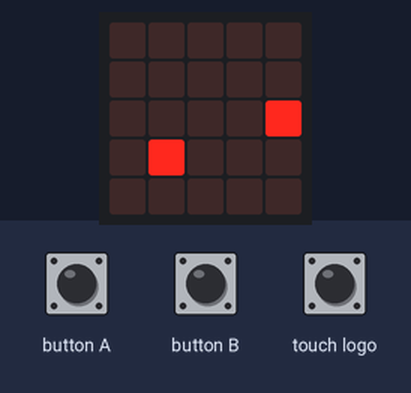
A program run on a simulated BBC micro:bit (MakeCode). On the bench: the board's 5×5 LED display. The inputs (shaded band) are chosen by the test bench. Random numbers come from a fixed seed.

Above: at 1.6 s.
1.7 s: button A pressed for 0.15 s
At 2.8 s:
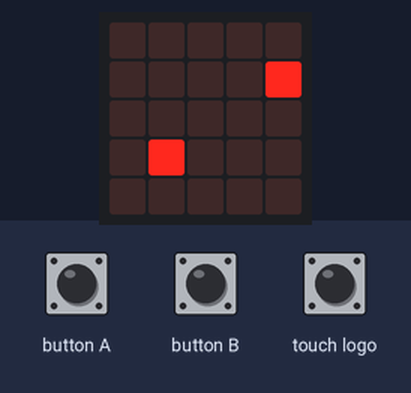
4.8 s: button B pressed for 0.15 s
At 5.9 s:
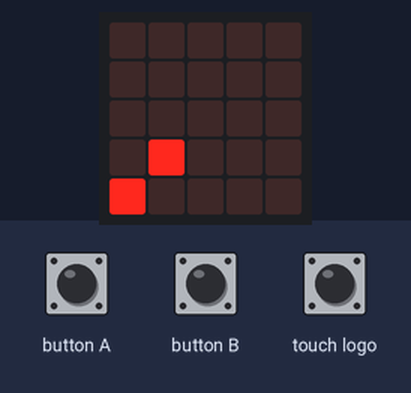
7.9 s: button A pressed for 0.15 s
At 8.9 s:
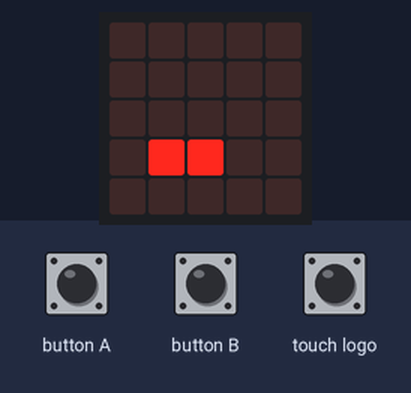
11.0 s: button B pressed for 0.15 s
At 11.5 s:
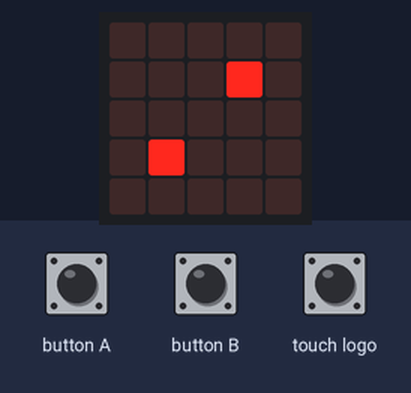
14.1 s: button A pressed for 0.15 s
At 14.9 s:
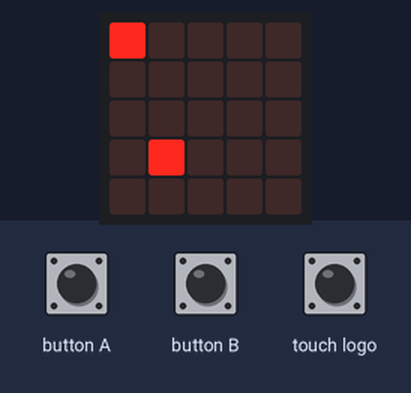
17.2 s: button B pressed for 0.15 s
At 19.1 s:
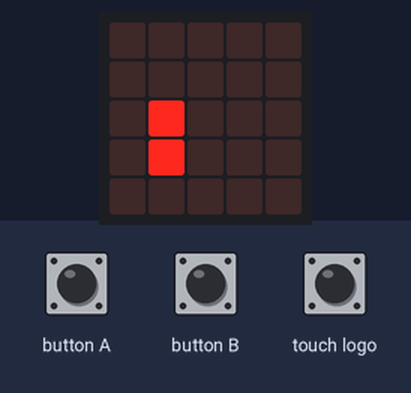
Timing chart, 0 to 20.6 s (numbered marks = the images above; inputs shaded):
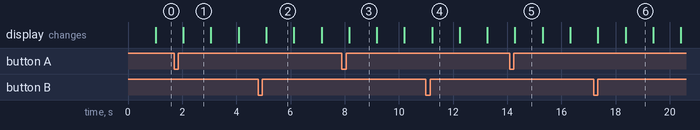

The program:

snake.py
```python
sprite = game.create_sprite(2, 2)
food = game.create_sprite(randint(1, 3), randint(1, 3))

def on_forever():
    global sprite
    if sprite.is_touching_edge():
        if sprite.get(LedSpriteProperty.Y) == 0 and sprite.get(LedSpriteProperty.X) != 0 and sprite.get(LedSpriteProperty.X) != 4 and sprite.get(LedSpriteProperty.DIRECTION) == 0:
            sprite.set_y(4)
        elif sprite.get(LedSpriteProperty.Y) == 4 and sprite.get(LedSpriteProperty.X) != 0 and sprite.get(LedSpriteProperty.X) != 4 and sprite.get(LedSpriteProperty.DIRECTION) == 180:
            sprite.set_y(0)
        elif sprite.get(LedSpriteProperty.X) == 0 and sprite.get(LedSpriteProperty.Y) != 0 and sprite.get(LedSpriteProperty.Y) != 4 and sprite.get(LedSpriteProperty.DIRECTION) == -90:
            sprite.set_x(4)
        elif sprite.get(LedSpriteProperty.X) == 4 and sprite.get(LedSpriteProperty.Y) != 0 and sprite.get(LedSpriteProperty.Y) != 4 and sprite.get(LedSpriteProperty.DIRECTION) == 90:
            sprite.set_x(0)
        elif sprite.get(LedSpriteProperty.X) == 4 and sprite.get(LedSpriteProperty.Y) == 4 and sprite.get(LedSpriteProperty.DIRECTION) == 90:
            sprite.set_x(0)
        elif sprite.get(LedSpriteProperty.X) == 4 and sprite.get(LedSpriteProperty.Y) == 4 and sprite.get(LedSpriteProperty.DIRECTION) == 180:
            sprite.set_y(0)
        elif sprite.get(LedSpriteProperty.X) == 0 and sprite.get(LedSpriteProperty.Y) == 4 and sprite.get(LedSpriteProperty.DIRECTION) == -90:
            sprite.set_x(4)
        elif sprite.get(LedSpriteProperty.X) == 0 and sprite.get(LedSpriteProperty.Y) == 4 and sprite.get(LedSpriteProperty.DIRECTION) == 180:
            sprite.set_y(0)
        elif sprite.get(LedSpriteProperty.X) == 0 and sprite.get(LedSpriteProperty.Y) == 0 and sprite.get(LedSpriteProperty.DIRECTION) == -90:
            sprite.set_x(0)
        elif sprite.get(LedSpriteProperty.X) == 0 and sprite.get(LedSpriteProperty.Y) == 0 and sprite.get(LedSpriteProperty.DIRECTION) == 0:
            sprite.set_y(4)
        elif sprite.get(LedSpriteProperty.X) == 4 and sprite.get(LedSpriteProperty.Y) == 0 and sprite.get(LedSpriteProperty.DIRECTION) == 90:
            sprite.set_x(0)
        elif sprite.get(LedSpriteProperty.X) == 4 and sprite.get(LedSpriteProperty.Y) == 0 and sprite.get(LedSpriteProperty.DIRECTION) == 0:
            sprite.set_y(4)
        else:
            sprite.move(1)
    else:
        sprite.move(1)
    basic.pause(1000)
basic.forever(on_forever)

def foodLogic():
    global sprite, food
    if sprite.is_touching(food):
        game.add_score(1)
        food.set_x(randint(1, 3))
        food.set_y(randint(1, 3))
basic.forever(foodLogic)

def A():
    global sprite
    sprite.turn(Direction.LEFT, 90)
input.on_button_pressed(Button.A, A)

def B():
    global sprite
    sprite.turn(Direction.RIGHT, 90)
input.on_button_pressed(Button.B, B)

def on_logo_event_pressed():
    game.game_over()
input.on_logo_event(TouchButtonEvent.PRESSED, on_logo_event_pressed)
```

Measured:
- what the display in image 1 shows lasts 1.1 s, from 2.0 s to 3.1 s
